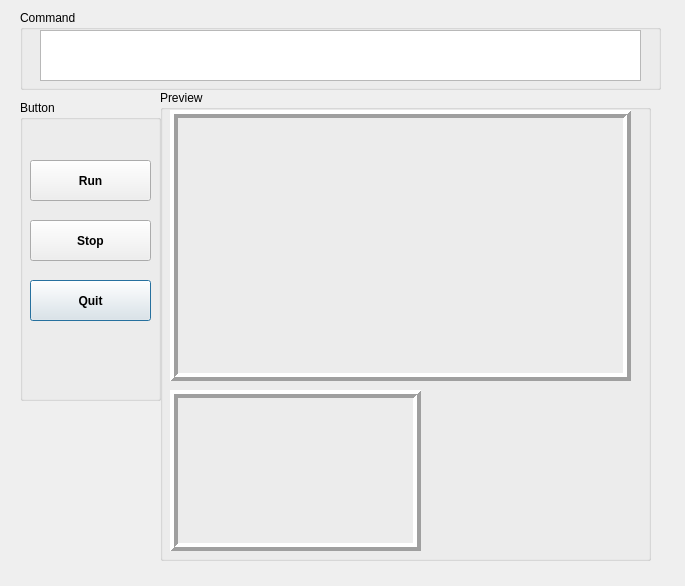
<?xml version="1.0" encoding="UTF-8"?>
<ui version="4.0">
 <class>Dialog</class>
 <widget class="QDialog" name="Dialog">
  <property name="geometry">
   <rect>
    <x>0</x>
    <y>0</y>
    <width>685</width>
    <height>586</height>
   </rect>
  </property>
  <property name="windowTitle">
   <string>Dialog</string>
  </property>
  <widget class="QGroupBox" name="buttonBox">
   <property name="geometry">
    <rect>
     <x>20</x>
     <y>100</y>
     <width>141</width>
     <height>301</height>
    </rect>
   </property>
   <property name="title">
    <string>Button</string>
   </property>
   <widget class="QPushButton" name="QUIT">
    <property name="geometry">
     <rect>
      <x>10</x>
      <y>180</y>
      <width>121</width>
      <height>41</height>
     </rect>
    </property>
    <property name="font">
     <font>
      <weight>75</weight>
      <bold>true</bold>
     </font>
    </property>
    <property name="text">
     <string>Quit</string>
    </property>
   </widget>
   <widget class="QPushButton" name="STOP">
    <property name="geometry">
     <rect>
      <x>10</x>
      <y>120</y>
      <width>121</width>
      <height>41</height>
     </rect>
    </property>
    <property name="font">
     <font>
      <weight>75</weight>
      <bold>true</bold>
     </font>
    </property>
    <property name="text">
     <string>Stop</string>
    </property>
   </widget>
   <widget class="QPushButton" name="RUN">
    <property name="geometry">
     <rect>
      <x>10</x>
      <y>60</y>
      <width>121</width>
      <height>41</height>
     </rect>
    </property>
    <property name="font">
     <font>
      <weight>75</weight>
      <bold>true</bold>
     </font>
    </property>
    <property name="text">
     <string>Run</string>
    </property>
   </widget>
  </widget>
  <widget class="QGroupBox" name="previewBox">
   <property name="geometry">
    <rect>
     <x>160</x>
     <y>90</y>
     <width>491</width>
     <height>471</height>
    </rect>
   </property>
   <property name="title">
    <string>Preview</string>
   </property>
   <widget class="QLabel" name="imgLabel">
    <property name="geometry">
     <rect>
      <x>10</x>
      <y>20</y>
      <width>461</width>
      <height>271</height>
     </rect>
    </property>
    <property name="frameShape">
     <enum>QFrame::Box</enum>
    </property>
    <property name="frameShadow">
     <enum>QFrame::Raised</enum>
    </property>
    <property name="lineWidth">
     <number>4</number>
    </property>
    <property name="text">
     <string/>
    </property>
   </widget>
   <widget class="QLabel" name="imgLabel_2">
    <property name="geometry">
     <rect>
      <x>10</x>
      <y>300</y>
      <width>251</width>
      <height>161</height>
     </rect>
    </property>
    <property name="frameShape">
     <enum>QFrame::Box</enum>
    </property>
    <property name="frameShadow">
     <enum>QFrame::Raised</enum>
    </property>
    <property name="lineWidth">
     <number>4</number>
    </property>
    <property name="text">
     <string/>
    </property>
   </widget>
  </widget>
  <widget class="QGroupBox" name="browserBox">
   <property name="geometry">
    <rect>
     <x>20</x>
     <y>10</y>
     <width>641</width>
     <height>80</height>
    </rect>
   </property>
   <property name="title">
    <string>Command</string>
   </property>
   <widget class="QTextBrowser" name="TEXT">
    <property name="geometry">
     <rect>
      <x>20</x>
      <y>20</y>
      <width>601</width>
      <height>51</height>
     </rect>
    </property>
    <property name="font">
     <font>
      <pointsize>10</pointsize>
      <weight>75</weight>
      <bold>true</bold>
     </font>
    </property>
   </widget>
  </widget>
 </widget>
 <resources/>
 <connections/>
</ui>
